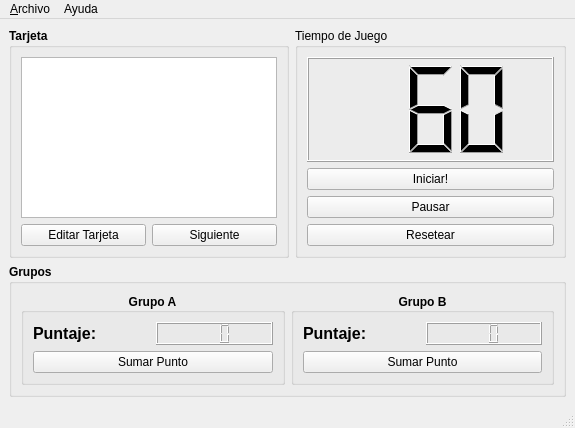
<?xml version="1.0" encoding="UTF-8"?>
<ui version="4.0">
 <class>MainWindow</class>
 <widget class="QMainWindow" name="MainWindow">
  <property name="geometry">
   <rect>
    <x>0</x>
    <y>0</y>
    <width>575</width>
    <height>428</height>
   </rect>
  </property>
  <property name="windowTitle">
   <string>Taboo Words!</string>
  </property>
  <widget class="QWidget" name="centralwidget">
   <layout class="QGridLayout" name="gridLayout_6">
    <item row="0" column="0">
     <widget class="QGroupBox" name="gbTarjeta">
      <property name="font">
       <font>
        <weight>75</weight>
        <bold>true</bold>
       </font>
      </property>
      <property name="title">
       <string>Tarjeta</string>
      </property>
      <layout class="QGridLayout" name="gridTarjeta">
       <item row="0" column="0" colspan="2">
        <widget class="QTextEdit" name="tePalabra"/>
       </item>
       <item row="1" column="0">
        <widget class="QPushButton" name="pbEditarTarjeta">
         <property name="font">
          <font>
           <weight>50</weight>
           <bold>false</bold>
          </font>
         </property>
         <property name="text">
          <string>Editar Tarjeta</string>
         </property>
        </widget>
       </item>
       <item row="1" column="1">
        <widget class="QPushButton" name="pbSiguiente">
         <property name="font">
          <font>
           <weight>50</weight>
           <bold>false</bold>
          </font>
         </property>
         <property name="text">
          <string>Siguiente</string>
         </property>
        </widget>
       </item>
      </layout>
     </widget>
    </item>
    <item row="0" column="1">
     <widget class="QGroupBox" name="gbTiempo">
      <property name="title">
       <string>Tiempo de Juego</string>
      </property>
      <layout class="QGridLayout" name="gridTiempo">
       <item row="0" column="0">
        <widget class="QLCDNumber" name="lcdTiempo">
         <property name="font">
          <font>
           <weight>50</weight>
           <bold>false</bold>
          </font>
         </property>
         <property name="numDigits">
          <number>3</number>
         </property>
         <property name="segmentStyle">
          <enum>QLCDNumber::Filled</enum>
         </property>
         <property name="intValue" stdset="0">
          <number>60</number>
         </property>
        </widget>
       </item>
       <item row="1" column="0">
        <widget class="QPushButton" name="pbIniciarTiempo">
         <property name="text">
          <string>Iniciar!</string>
         </property>
        </widget>
       </item>
       <item row="2" column="0">
        <widget class="QPushButton" name="pbPausarTiempo">
         <property name="text">
          <string>Pausar</string>
         </property>
        </widget>
       </item>
       <item row="3" column="0">
        <widget class="QPushButton" name="pbResetearTiempo">
         <property name="text">
          <string>Resetear</string>
         </property>
        </widget>
       </item>
      </layout>
     </widget>
    </item>
    <item row="1" column="0" colspan="2">
     <widget class="QGroupBox" name="gbGrupos">
      <property name="font">
       <font>
        <weight>75</weight>
        <bold>true</bold>
       </font>
      </property>
      <property name="title">
       <string>Grupos</string>
      </property>
      <layout class="QGridLayout" name="gridGrupos">
       <item row="0" column="0">
        <widget class="QGroupBox" name="grupoA">
         <property name="font">
          <font>
           <weight>75</weight>
           <bold>true</bold>
          </font>
         </property>
         <property name="title">
          <string>Grupo A</string>
         </property>
         <property name="alignment">
          <set>Qt::AlignCenter</set>
         </property>
         <layout class="QGridLayout" name="gridLayout_3">
          <item row="0" column="0">
           <widget class="QLabel" name="label">
            <property name="font">
             <font>
              <pointsize>12</pointsize>
              <weight>75</weight>
              <bold>true</bold>
             </font>
            </property>
            <property name="text">
             <string>Puntaje:</string>
            </property>
           </widget>
          </item>
          <item row="0" column="1">
           <widget class="QLCDNumber" name="lcdPuntajeA">
            <property name="numDigits">
             <number>3</number>
            </property>
           </widget>
          </item>
          <item row="1" column="0" colspan="2">
           <widget class="QPushButton" name="pbSumarA">
            <property name="font">
             <font>
              <weight>50</weight>
              <bold>false</bold>
             </font>
            </property>
            <property name="text">
             <string>Sumar Punto</string>
            </property>
           </widget>
          </item>
         </layout>
        </widget>
       </item>
       <item row="0" column="1">
        <widget class="QGroupBox" name="grupoB">
         <property name="font">
          <font>
           <weight>75</weight>
           <bold>true</bold>
          </font>
         </property>
         <property name="title">
          <string>Grupo B</string>
         </property>
         <property name="alignment">
          <set>Qt::AlignCenter</set>
         </property>
         <property name="flat">
          <bool>false</bool>
         </property>
         <property name="checkable">
          <bool>false</bool>
         </property>
         <layout class="QGridLayout" name="gridLayout_4">
          <item row="0" column="1">
           <widget class="QLCDNumber" name="lcdPuntajeB">
            <property name="frameShape">
             <enum>QFrame::Box</enum>
            </property>
            <property name="frameShadow">
             <enum>QFrame::Raised</enum>
            </property>
            <property name="numDigits">
             <number>3</number>
            </property>
           </widget>
          </item>
          <item row="1" column="0" colspan="2">
           <widget class="QPushButton" name="pbSumarB">
            <property name="font">
             <font>
              <weight>50</weight>
              <bold>false</bold>
             </font>
            </property>
            <property name="text">
             <string>Sumar Punto</string>
            </property>
           </widget>
          </item>
          <item row="0" column="0">
           <widget class="QLabel" name="label_2">
            <property name="font">
             <font>
              <pointsize>12</pointsize>
              <weight>75</weight>
              <bold>true</bold>
             </font>
            </property>
            <property name="text">
             <string>Puntaje:</string>
            </property>
           </widget>
          </item>
         </layout>
        </widget>
       </item>
      </layout>
     </widget>
    </item>
   </layout>
  </widget>
  <widget class="QMenuBar" name="menubar">
   <property name="geometry">
    <rect>
     <x>0</x>
     <y>0</y>
     <width>575</width>
     <height>23</height>
    </rect>
   </property>
   <widget class="QMenu" name="menu_Archivo">
    <property name="title">
     <string>&amp;Archivo</string>
    </property>
    <addaction name="separator"/>
    <addaction name="actionNuevo_Juego"/>
    <addaction name="separator"/>
    <addaction name="action_Salir"/>
   </widget>
   <widget class="QMenu" name="menuAyuda">
    <property name="title">
     <string>Ayuda</string>
    </property>
    <addaction name="actionInstrucciones"/>
    <addaction name="separator"/>
    <addaction name="actionAcerca_de"/>
   </widget>
   <addaction name="menu_Archivo"/>
   <addaction name="menuAyuda"/>
  </widget>
  <widget class="QStatusBar" name="statusbar"/>
  <action name="actionNuevo_Juego">
   <property name="text">
    <string>Nuevo Juego</string>
   </property>
  </action>
  <action name="action_Salir">
   <property name="text">
    <string>&amp;Salir</string>
   </property>
  </action>
  <action name="actionInstrucciones">
   <property name="text">
    <string>Como Jugar?</string>
   </property>
  </action>
  <action name="actionAcerca_de">
   <property name="text">
    <string>Acerca de...</string>
   </property>
  </action>
 </widget>
 <resources/>
 <connections/>
</ui>
